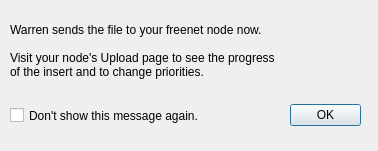
<?xml version="1.0" encoding="UTF-8"?>
<ui version="4.0">
 <class>fileDroppedDialog</class>
 <widget class="QDialog" name="fileDroppedDialog">
  <property name="geometry">
   <rect>
    <x>0</x>
    <y>0</y>
    <width>378</width>
    <height>151</height>
   </rect>
  </property>
  <property name="windowTitle">
   <string>File sent</string>
  </property>
  <widget class="QDialogButtonBox" name="buttonBox">
   <property name="geometry">
    <rect>
     <x>290</x>
     <y>100</y>
     <width>71</width>
     <height>31</height>
    </rect>
   </property>
   <property name="orientation">
    <enum>Qt::Horizontal</enum>
   </property>
   <property name="standardButtons">
    <set>QDialogButtonBox::Ok</set>
   </property>
  </widget>
  <widget class="QLabel" name="label">
   <property name="geometry">
    <rect>
     <x>10</x>
     <y>10</y>
     <width>371</width>
     <height>81</height>
    </rect>
   </property>
   <property name="text">
    <string>Warren sends the file to your freenet node now.

Visit your node's Upload page to see the progress
of the insert and to change priorities.</string>
   </property>
  </widget>
  <widget class="QCheckBox" name="checkBox">
   <property name="geometry">
    <rect>
     <x>10</x>
     <y>100</y>
     <width>271</width>
     <height>31</height>
    </rect>
   </property>
   <property name="text">
    <string>Don't show this message again.</string>
   </property>
  </widget>
 </widget>
 <resources/>
 <connections>
  <connection>
   <sender>buttonBox</sender>
   <signal>rejected()</signal>
   <receiver>fileDroppedDialog</receiver>
   <slot>reject()</slot>
   <hints>
    <hint type="sourcelabel">
     <x>275</x>
     <y>115</y>
    </hint>
    <hint type="destinationlabel">
     <x>159</x>
     <y>75</y>
    </hint>
   </hints>
  </connection>
 </connections>
</ui>
